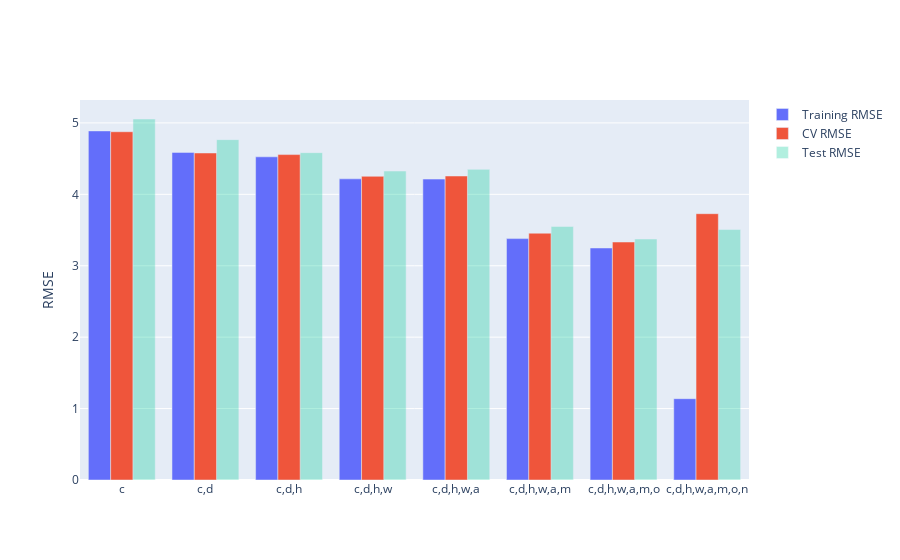

Notebook code cell kept with this figure:
### Code cell
compare_models(models)

### Figure 1 — Plotly figure (JSON) as saved in the notebook; plotly's stock layout.template omitted (floating-point values rounded to 4 significant figures)
{"data": [{"name": "Training RMSE", "type": "bar", "x": ["c", "c,d", "c,d,h", "c,d,h,w", "c,d,h,w,a", "c,d,h,w,a,m", "c,d,h,w,a,m,o", "c,d,h,w,a,m,o,n"], "y": [4.888, 4.588, 4.525, 4.217, 4.214, 3.38, 3.249, 1.139]}, {"name": "CV RMSE", "type": "bar", "x": ["c", "c,d", "c,d,h", "c,d,h,w", "c,d,h,w,a", "c,d,h,w,a,m", "c,d,h,w,a,m,o", "c,d,h,w,a,m,o,n"], "y": [4.877, 4.579, 4.557, 4.253, 4.257, 3.456, 3.332, 3.729]}, {"name": "Test RMSE", "opacity": 0.3, "type": "bar", "x": ["c", "c,d", "c,d,h", "c,d,h,w", "c,d,h,w,a", "c,d,h,w,a,m", "c,d,h,w,a,m,o", "c,d,h,w,a,m,o,n"], "y": [5.055, 4.766, 4.584, 4.326, 4.35, 3.551, 3.375, 3.507]}], "layout": {"autosize": true, "xaxis": {"autorange": true, "range": [-0.5, 7.5], "type": "category"}, "yaxis": {"autorange": true, "range": [0, 5.321], "title": {"text": "RMSE"}, "type": "linear"}}}
